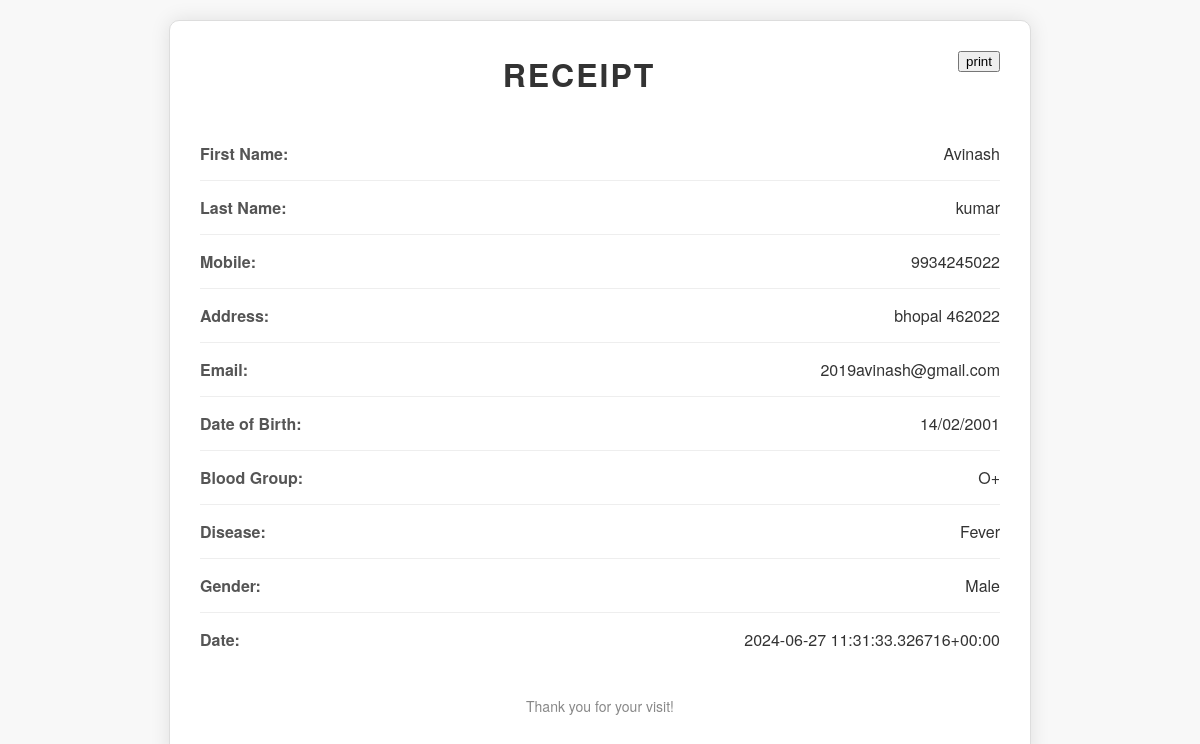
Page /print_receipt (signed in) on the committed database.
### patient/models.py (models this page shows, shortened)
class patient_register(models.Model):
    First_name=models.CharField(max_length=50,default="")
    Last_name=models.CharField(max_length=50,default="")
    Email=models.CharField(max_length=30)
    Phone=models.CharField(max_length=40,default="")
    Password=models.CharField(max_length=20,default="")
    DOB=models.CharField(max_length=10,default="")
    Address=models.CharField(max_length=30,default="")
    Image=models.ImageField(upload_to='Image/',default="https://img.freepik.com/free-vector/user-circles-set_78370-4704.jpg?size=626&ext=jpg&ga=GA1.1.199161677.1717694373&semt=ais_user")
    Date_time=models.CharField(max_length=50,default=now)

class appointment(models.Model):
    Blood_group=models.CharField(max_length=20,default="")
    Gender=models.CharField(max_length=20,default="")
    Disease=models.CharField(max_length=20,default="")
    patient_fkey=models.ForeignKey(patient_register,on_delete=models.CASCADE)
    Appointment_date=models.CharField(max_length=50,default=now())

### patient/views.py (the view)
# urls.py: path('print_receipt',views.print_receipt,name='print_receipt'),
def print_receipt(request):
    email=request.session.get('user_email')
    if email:
        user=patient_register.objects.filter(Email=email)
        user1 = get_object_or_404(patient_register, Email=email)
        data=appointment.objects.filter(patient_fkey=user1)
        return render(request,'print_receipt.html',{'user':user,'data':data})
    else:
        return redirect('patient_login')

### patient/templates/print_receipt.html (shortened to what this page needs)
<!DOCTYPE html>
<html lang="en">
<head>
</head>
<body>
    <div class="receipt-container">
        <button class="print">print</button>
        <div class="receipt-header">
            <h1>Receipt</h1>
        </div>
        {% for i in user %}
        <div class="receipt-details">
            <div class="detail">
                <label>First Name:</label>
                <span>{{i.First_name}}</span>
            </div>
            <div class="detail">
                <label>Last Name:</label>
                <span>{{i.Last_name}}</span>
            </div>
            <div class="detail">
                <label>Mobile:</label>
                <span>{{i.Phone}}</span>
            </div>
            <div class="detail">
                <label>Address:</label>
                <span>{{i.Address}}</span>
            </div>
            <div class="detail">
                <label>Email:</label>
                <span>{{i.Email}}</span>
            </div>
            <div class="detail">
                <label>Date of Birth:</label>
                <span>{{i.DOB}}</span>
            </div>
            {% endfor %}
            {% for i in data %}
            <div class="detail">
                <label>Blood Group:</label>
                <span>{{i.Blood_group}}</span>
            </div>
            <div class="detail">
                <label>Disease:</label>
                <span>{{i.Disease}}</span>
            </div>
            <div class="detail">
                <label>Gender:</label>
                <span>{{i.Gender}}</span>
            </div>
            <div class="detail">
                <label>Date:</label>
                <span>{{i.Appointment_date}}</span>
            </div>
            {% endfor %}
        </div>
        <div class="receipt-footer">
            <p>Thank you for your visit!</p>
        </div>
    </div>
</body>
</html>

### patient/templates/print_receipt.html (style rules this page uses)
body { font-family: 'Helvetica Neue', Arial, sans-serif; background-color: #f8f8f8; margin: 0; padding: 20px; }
.receipt-container { max-width: 800px; margin: auto; background: #fff; padding: 30px; border-radius: 10px; box-shadow: 0 0 20px rgba(0, 0, 0, 0.1); border: 1px solid #ddd; }
.receipt-header { text-align: center; margin-bottom: 30px; }
.receipt-header h1 { margin: 0; font-size: 32px; color: #333; letter-spacing: 2px; text-transform: uppercase; }
.receipt-details { margin-bottom: 20px; }
.receipt-details .detail { display: flex; justify-content: space-between; padding: 15px 0; border-bottom: 1px solid #eee; font-size: 16px; }
.receipt-details .detail:last-child { border-bottom: none; }
.receipt-details .detail label { font-weight: bold; color: #555; flex: 1; }
.receipt-details .detail span { color: #333; flex: 2; text-align: right; }
.receipt-footer { text-align: center; margin-top: 30px; }
.receipt-footer p { color: #888; font-size: 14px; }
.print { position: relative; float: right; }

### rows in the picture
patient_register: First_name "Avinash", Last_name "kumar", Phone "9934245022", Address "bhopal 462022", Email "2019avinash@gmail.com", DOB "14/02/2001"
appointment: Blood_group "O+", Disease "Fever", Gender "Male", Appointment_date "2024-06-27 11:31:33.326716+00:00"
